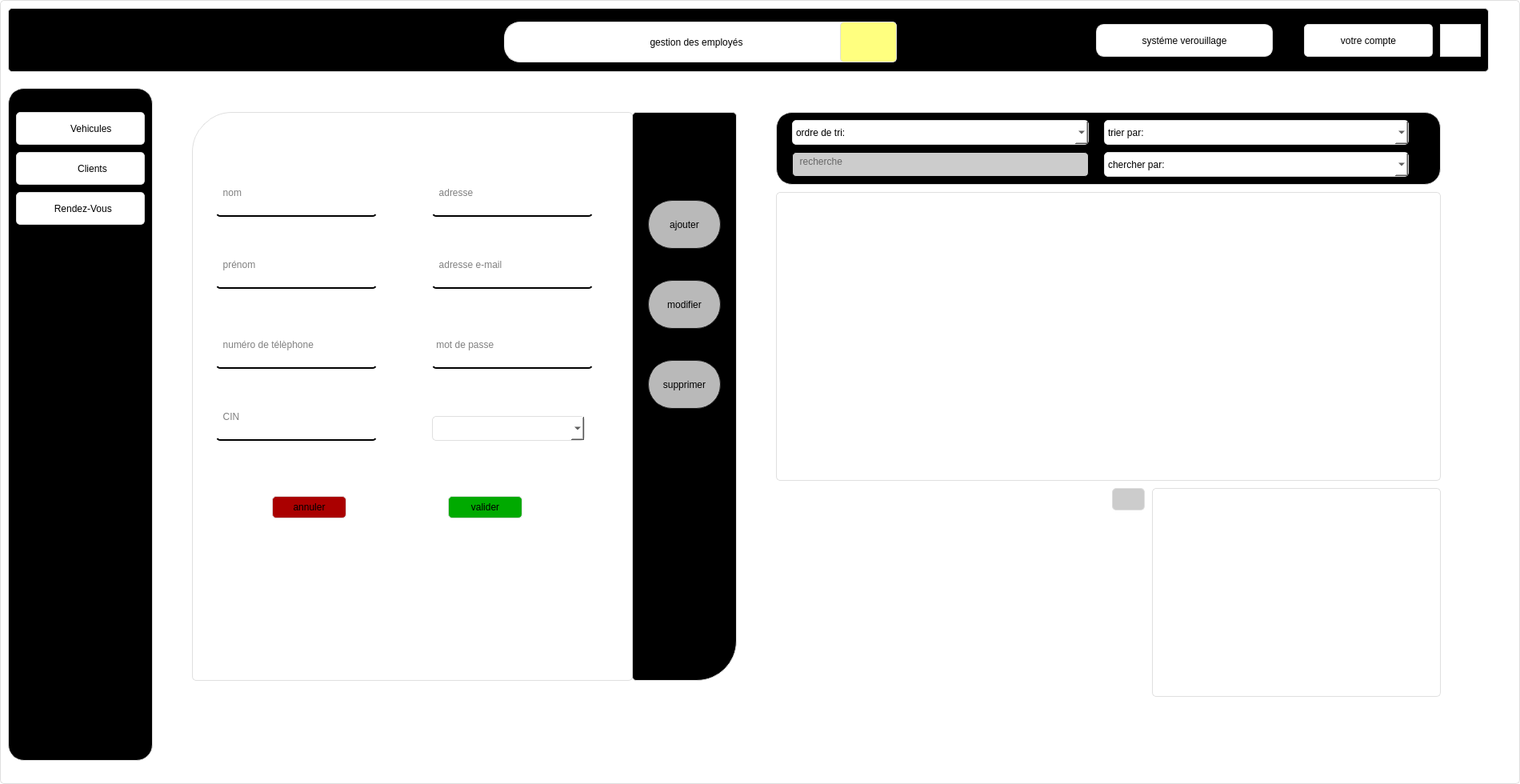
<?xml version="1.0" encoding="UTF-8"?>
<ui version="4.0">
 <class>emp</class>
 <widget class="QDialog" name="emp">
  <property name="geometry">
   <rect>
    <x>0</x>
    <y>0</y>
    <width>1900</width>
    <height>980</height>
   </rect>
  </property>
  <property name="windowTitle">
   <string>Dialog</string>
  </property>
  <property name="styleSheet">
   <string notr="true">
QWidget {	
	border:1px solid #dfdfdf;
	border-radius: 5px;
	background-color: #ffffff;
}

QPushButton{
	
	border-raduis:5px
}
#side_menu{
	border-radius: 20px;
	background-color: rgb(0,0,0);
}
#top_widget{

	background-color: rgb(0,0,0);
}
#form{
	
	
	background-color: rgb(255, 255, 255);
border-top-left-radius: 50px;
}

#widget QLineEdit{
font: 11pt &quot;MS Shell Dlg 2&quot;;
background-color:rgba(0,0,0,0);
border:none;
border-bottom:2px solid rgb(0,0,0);
padding-bottom:7px

}
#widget{
	
	/* background-color: QLinearGradient( x1: 0, y1: 0, x2: 0, y2: 1, stop: 0 #ffa02f, stop: 1 #d7801a);*/
	/*background-color: QLinearGradient( x1: 0, y1: 0, x2: 0, y2: 1, stop: 0 #4d4d4d, stop: 0.1 #646464, stop: 1 #5d5d5d);*/
    background-color:QLinearGradient( x1: 0, y1: 0, x2: 0, y2: 1, stop: 0 #4aafdb, stop: 1 #090763);
}
#options{
background-color:  rgb(0,0,0);
border-bottom-right-radius: 50px;

}
#widget #recherche_2{
	
	background-color: rgb(204, 204, 204);
	border:1px solid rgb(0,0,0);
}

#ajouter{
 color: rgb(0,0,0);
    background-color: rgb(185, 185, 185);
    border-width: 1px;
    border-color: #1e1e1e;
    border-style: solid;
    border-radius: 30px;
    padding: 3px;
    font-size: 12px;
    padding-left: 5px;
    padding-right: 5px;
}


#modifier{
 color: rgb(0,0,0);
    background-color: rgb(185, 185, 185);
    border-width: 1px;
    border-color: #1e1e1e;
    border-style: solid;
    border-radius: 30px;
    padding: 3px;
    font-size: 12px;
    padding-left: 5px;
    padding-right: 5px;
}

#supprimer{
  color: rgb(0,0,0);
    background-color: rgb(185, 185, 185);
    border-width: 1px;
    border-color: #1e1e1e;
    border-style: solid;
    border-radius: 30px;
    padding: 3px;
    font-size: 12px;
    padding-left: 5px;
    padding-right: 5px;
}

#ajouter:pressed
{
    background-color: QLinearGradient( x1: 0, y1: 0, x2: 0, y2: 1, stop: 0 #2d2d2d, stop: 0.1 #2b2b2b, stop: 0.5 #292929, stop: 0.9 #282828, stop: 1 #252525);
}

#modifier:pressed
{
    background-color: QLinearGradient( x1: 0, y1: 0, x2: 0, y2: 1, stop: 0 #2d2d2d, stop: 0.1 #2b2b2b, stop: 0.5 #292929, stop: 0.9 #282828, stop: 1 #252525);
}

#supprimer:pressed
{
    background-color: QLinearGradient( x1: 0, y1: 0, x2: 0, y2: 1, stop: 0 #2d2d2d, stop: 0.1 #2b2b2b, stop: 0.5 #292929, stop: 0.9 #282828, stop: 1 #252525);
}

#top_widget #label
{
	
	font: 75 14pt &quot;Segoe Print&quot;;
}

#pdf{
	
	background-color: #071e26;
border:0px ;
}
#stat{
	
	background-color: #071e26;
border:0px ;
}
#widget_2 QLineEdit {
		background-color: rgb(204, 204, 204);
	border:1px solid rgb(0,0,0);

}
#widget_2{
	
	border-radius: 20px;
	background-color:  rgb(0,0,0);

}
QPushButton{
	background-color: rgb(204, 204, 204);
}

</string>
  </property>
  <widget class="QWidget" name="top_widget" native="true">
   <property name="geometry">
    <rect>
     <x>10</x>
     <y>10</y>
     <width>1851</width>
     <height>80</height>
    </rect>
   </property>
   <widget class="QPushButton" name="pushButton_5">
    <property name="geometry">
     <rect>
      <x>1790</x>
      <y>20</y>
      <width>51</width>
      <height>41</height>
     </rect>
    </property>
    <property name="styleSheet">
     <string notr="true">border-radius: 160px;
background-color: rgb(255, 255, 255);</string>
    </property>
    <property name="text">
     <string/>
    </property>
    <property name="icon">
     <iconset resource="style.qrc">
      <normaloff>:/new/prefix1/icons/retour2.png</normaloff>:/new/prefix1/icons/retour2.png</iconset>
    </property>
    <property name="iconSize">
     <size>
      <width>55</width>
      <height>40</height>
     </size>
    </property>
   </widget>
   <widget class="QPushButton" name="pushButton_8">
    <property name="geometry">
     <rect>
      <x>1620</x>
      <y>20</y>
      <width>161</width>
      <height>41</height>
     </rect>
    </property>
    <property name="styleSheet">
     <string notr="true">background-color: rgb(255, 255, 255);
font: italic 14pt &quot;Monotype Corsiva&quot;;</string>
    </property>
    <property name="text">
     <string>votre compte</string>
    </property>
    <property name="icon">
     <iconset resource="style.qrc">
      <normaloff>:/new/prefix1/icons/emp.png</normaloff>:/new/prefix1/icons/emp.png</iconset>
    </property>
    <property name="iconSize">
     <size>
      <width>45</width>
      <height>45</height>
     </size>
    </property>
    <property name="checkable">
     <bool>true</bool>
    </property>
    <property name="autoExclusive">
     <bool>true</bool>
    </property>
   </widget>
   <widget class="QPushButton" name="pushButton_16">
    <property name="geometry">
     <rect>
      <x>1360</x>
      <y>20</y>
      <width>221</width>
      <height>41</height>
     </rect>
    </property>
    <property name="styleSheet">
     <string notr="true">background-color: rgb(255, 255, 255);
border-radius:10px;
font: italic 14pt &quot;Monotype Corsiva&quot;;</string>
    </property>
    <property name="text">
     <string>systéme verouillage</string>
    </property>
    <property name="icon">
     <iconset resource="style.qrc">
      <normaloff>:/new/prefix1/icons/lockdoor.png</normaloff>:/new/prefix1/icons/lockdoor.png</iconset>
    </property>
    <property name="iconSize">
     <size>
      <width>40</width>
      <height>40</height>
     </size>
    </property>
    <property name="checkable">
     <bool>true</bool>
    </property>
    <property name="autoExclusive">
     <bool>true</bool>
    </property>
   </widget>
   <widget class="QPushButton" name="pushButton">
    <property name="geometry">
     <rect>
      <x>620</x>
      <y>17</y>
      <width>481</width>
      <height>51</height>
     </rect>
    </property>
    <property name="styleSheet">
     <string notr="true">background-color: rgb(255, 255, 255);
font: 16pt &quot;MV Boli&quot;;
border-radius:20px;</string>
    </property>
    <property name="text">
     <string>gestion des employés</string>
    </property>
   </widget>
   <widget class="QPushButton" name="pushButton_2">
    <property name="geometry">
     <rect>
      <x>1040</x>
      <y>17</y>
      <width>71</width>
      <height>51</height>
     </rect>
    </property>
    <property name="styleSheet">
     <string notr="true">background-color: rgb(255, 255, 127);</string>
    </property>
    <property name="text">
     <string/>
    </property>
    <property name="icon">
     <iconset resource="style.qrc">
      <normaloff>:/new/prefix1/icons/emp.png</normaloff>:/new/prefix1/icons/emp.png</iconset>
    </property>
    <property name="iconSize">
     <size>
      <width>50</width>
      <height>50</height>
     </size>
    </property>
   </widget>
  </widget>
  <widget class="QWidget" name="widget" native="true">
   <property name="geometry">
    <rect>
     <x>210</x>
     <y>110</y>
     <width>1651</width>
     <height>831</height>
    </rect>
   </property>
   <widget class="QTableView" name="tableView">
    <property name="geometry">
     <rect>
      <x>760</x>
      <y>130</y>
      <width>831</width>
      <height>361</height>
     </rect>
    </property>
    <property name="styleSheet">
     <string notr="true">border-raduis:5px;</string>
    </property>
   </widget>
   <widget class="QLabel" name="form">
    <property name="geometry">
     <rect>
      <x>30</x>
      <y>30</y>
      <width>551</width>
      <height>711</height>
     </rect>
    </property>
    <property name="styleSheet">
     <string notr="true"/>
    </property>
    <property name="text">
     <string/>
    </property>
   </widget>
   <widget class="QLabel" name="options">
    <property name="geometry">
     <rect>
      <x>580</x>
      <y>30</y>
      <width>131</width>
      <height>711</height>
     </rect>
    </property>
    <property name="text">
     <string/>
    </property>
   </widget>
   <widget class="QPushButton" name="supprimer">
    <property name="geometry">
     <rect>
      <x>600</x>
      <y>340</y>
      <width>91</width>
      <height>61</height>
     </rect>
    </property>
    <property name="text">
     <string>supprimer</string>
    </property>
   </widget>
   <widget class="QPushButton" name="modifier">
    <property name="geometry">
     <rect>
      <x>600</x>
      <y>240</y>
      <width>91</width>
      <height>61</height>
     </rect>
    </property>
    <property name="text">
     <string>modifier</string>
    </property>
   </widget>
   <widget class="QLineEdit" name="lineEdit_nom">
    <property name="geometry">
     <rect>
      <x>60</x>
      <y>110</y>
      <width>201</width>
      <height>51</height>
     </rect>
    </property>
    <property name="text">
     <string/>
    </property>
    <property name="placeholderText">
     <string>  nom</string>
    </property>
   </widget>
   <widget class="QPushButton" name="ajouter">
    <property name="geometry">
     <rect>
      <x>600</x>
      <y>140</y>
      <width>91</width>
      <height>61</height>
     </rect>
    </property>
    <property name="text">
     <string>ajouter</string>
    </property>
   </widget>
   <widget class="QLineEdit" name="lineEdit_pre">
    <property name="geometry">
     <rect>
      <x>60</x>
      <y>200</y>
      <width>201</width>
      <height>51</height>
     </rect>
    </property>
    <property name="text">
     <string/>
    </property>
    <property name="placeholderText">
     <string>  prénom</string>
    </property>
   </widget>
   <widget class="QLineEdit" name="lineEdit_num">
    <property name="geometry">
     <rect>
      <x>60</x>
      <y>300</y>
      <width>201</width>
      <height>51</height>
     </rect>
    </property>
    <property name="text">
     <string/>
    </property>
    <property name="placeholderText">
     <string>  numéro de télèphone</string>
    </property>
   </widget>
   <widget class="QLineEdit" name="lineEdit_cin">
    <property name="geometry">
     <rect>
      <x>60</x>
      <y>390</y>
      <width>201</width>
      <height>51</height>
     </rect>
    </property>
    <property name="text">
     <string/>
    </property>
    <property name="placeholderText">
     <string>  CIN</string>
    </property>
   </widget>
   <widget class="QLineEdit" name="lineEdit_mail">
    <property name="geometry">
     <rect>
      <x>330</x>
      <y>200</y>
      <width>201</width>
      <height>51</height>
     </rect>
    </property>
    <property name="text">
     <string/>
    </property>
    <property name="placeholderText">
     <string>  adresse e-mail</string>
    </property>
   </widget>
   <widget class="QLineEdit" name="lineEdit_add">
    <property name="geometry">
     <rect>
      <x>330</x>
      <y>110</y>
      <width>201</width>
      <height>51</height>
     </rect>
    </property>
    <property name="text">
     <string/>
    </property>
    <property name="placeholderText">
     <string>  adresse</string>
    </property>
   </widget>
   <widget class="QLineEdit" name="lineEdit_mdp">
    <property name="geometry">
     <rect>
      <x>330</x>
      <y>300</y>
      <width>201</width>
      <height>51</height>
     </rect>
    </property>
    <property name="text">
     <string/>
    </property>
    <property name="placeholderText">
     <string> mot de passe</string>
    </property>
   </widget>
   <widget class="QWidget" name="widget_2" native="true">
    <property name="geometry">
     <rect>
      <x>760</x>
      <y>30</y>
      <width>831</width>
      <height>91</height>
     </rect>
    </property>
    <widget class="QComboBox" name="comboBox_search_by">
     <property name="geometry">
      <rect>
       <x>410</x>
       <y>50</y>
       <width>381</width>
       <height>31</height>
      </rect>
     </property>
     <property name="styleSheet">
      <string notr="true">font: 12pt &quot;MV Boli&quot;;</string>
     </property>
     <item>
      <property name="text">
       <string>chercher par:</string>
      </property>
     </item>
     <item>
      <property name="text">
       <string>nom</string>
      </property>
     </item>
     <item>
      <property name="text">
       <string>prenom</string>
      </property>
     </item>
    </widget>
    <widget class="QComboBox" name="comboBox_order_sort">
     <property name="geometry">
      <rect>
       <x>20</x>
       <y>10</y>
       <width>371</width>
       <height>31</height>
      </rect>
     </property>
     <property name="styleSheet">
      <string notr="true">font: 12pt &quot;MV Boli&quot;;</string>
     </property>
     <item>
      <property name="text">
       <string>ordre de tri:</string>
      </property>
     </item>
     <item>
      <property name="text">
       <string>croissant</string>
      </property>
     </item>
     <item>
      <property name="text">
       <string>décroissant</string>
      </property>
     </item>
    </widget>
    <widget class="QLineEdit" name="recherche_2">
     <property name="geometry">
      <rect>
       <x>20</x>
       <y>50</y>
       <width>371</width>
       <height>31</height>
      </rect>
     </property>
     <property name="placeholderText">
      <string>  recherche</string>
     </property>
    </widget>
    <widget class="QComboBox" name="comboBox_sort_by">
     <property name="geometry">
      <rect>
       <x>410</x>
       <y>10</y>
       <width>381</width>
       <height>31</height>
      </rect>
     </property>
     <property name="styleSheet">
      <string notr="true">font: 12pt &quot;MV Boli&quot;;</string>
     </property>
     <item>
      <property name="text">
       <string>trier par:</string>
      </property>
     </item>
     <item>
      <property name="text">
       <string>nom</string>
      </property>
     </item>
     <item>
      <property name="text">
       <string>prenom</string>
      </property>
     </item>
    </widget>
   </widget>
   <widget class="QLabel" name="label_2">
    <property name="geometry">
     <rect>
      <x>-5</x>
      <y>-5</y>
      <width>1661</width>
      <height>841</height>
     </rect>
    </property>
    <property name="text">
     <string/>
    </property>
    <property name="pixmap">
     <pixmap resource="style.qrc">:/new/prefix1/icons/blue2.png</pixmap>
    </property>
   </widget>
   <widget class="QPushButton" name="valider">
    <property name="geometry">
     <rect>
      <x>350</x>
      <y>510</y>
      <width>93</width>
      <height>28</height>
     </rect>
    </property>
    <property name="styleSheet">
     <string notr="true">background-color: rgb(0, 170, 0);</string>
    </property>
    <property name="text">
     <string>valider</string>
    </property>
   </widget>
   <widget class="QPushButton" name="annuler">
    <property name="geometry">
     <rect>
      <x>130</x>
      <y>510</y>
      <width>93</width>
      <height>28</height>
     </rect>
    </property>
    <property name="styleSheet">
     <string notr="true">background-color: rgb(170, 0, 0);</string>
    </property>
    <property name="text">
     <string>annuler</string>
    </property>
   </widget>
   <widget class="QComboBox" name="lineEdit_fct">
    <property name="geometry">
     <rect>
      <x>330</x>
      <y>410</y>
      <width>191</width>
      <height>31</height>
     </rect>
    </property>
    <item>
     <property name="text">
      <string/>
     </property>
    </item>
    <item>
     <property name="text">
      <string>Inspecteur</string>
     </property>
    </item>
    <item>
     <property name="text">
      <string>Technicien</string>
     </property>
    </item>
    <item>
     <property name="text">
      <string>Receptionniste</string>
     </property>
    </item>
    <item>
     <property name="text">
      <string>PersonnelAdmin</string>
     </property>
    </item>
   </widget>
   <widget class="QChartView" name="widget_3" native="true">
    <property name="geometry">
     <rect>
      <x>1230</x>
      <y>500</y>
      <width>361</width>
      <height>261</height>
     </rect>
    </property>
    <property name="styleSheet">
     <string notr="true">

#refresh:pressed
{
    background-color: QLinearGradient( x1: 0, y1: 0, x2: 0, y2: 1, stop: 0 #2d2d2d, stop: 0.1 #2b2b2b, stop: 0.5 #292929, stop: 0.9 #282828, stop: 1 #252525);
}</string>
    </property>
   </widget>
   <widget class="QPushButton" name="refresh">
    <property name="geometry">
     <rect>
      <x>1180</x>
      <y>500</y>
      <width>41</width>
      <height>28</height>
     </rect>
    </property>
    <property name="text">
     <string/>
    </property>
    <property name="icon">
     <iconset resource="style.qrc">
      <normaloff>:/new/prefix1/icons/refresh.png</normaloff>:/new/prefix1/icons/refresh.png</iconset>
    </property>
    <property name="iconSize">
     <size>
      <width>30</width>
      <height>30</height>
     </size>
    </property>
   </widget>
   <zorder>label_2</zorder>
   <zorder>tableView</zorder>
   <zorder>form</zorder>
   <zorder>options</zorder>
   <zorder>supprimer</zorder>
   <zorder>modifier</zorder>
   <zorder>lineEdit_nom</zorder>
   <zorder>ajouter</zorder>
   <zorder>lineEdit_pre</zorder>
   <zorder>lineEdit_num</zorder>
   <zorder>lineEdit_cin</zorder>
   <zorder>lineEdit_mail</zorder>
   <zorder>lineEdit_add</zorder>
   <zorder>lineEdit_mdp</zorder>
   <zorder>widget_2</zorder>
   <zorder>valider</zorder>
   <zorder>annuler</zorder>
   <zorder>lineEdit_fct</zorder>
   <zorder>widget_3</zorder>
   <zorder>refresh</zorder>
  </widget>
  <widget class="QWidget" name="side_menu" native="true">
   <property name="geometry">
    <rect>
     <x>10</x>
     <y>110</y>
     <width>181</width>
     <height>841</height>
    </rect>
   </property>
   <widget class="QPushButton" name="pushButton_9">
    <property name="geometry">
     <rect>
      <x>10</x>
      <y>80</y>
      <width>161</width>
      <height>41</height>
     </rect>
    </property>
    <property name="styleSheet">
     <string notr="true">background-color: rgb(255, 255, 255);</string>
    </property>
    <property name="text">
     <string>         Clients</string>
    </property>
    <property name="icon">
     <iconset resource="style.qrc">
      <normaloff>:/new/prefix1/icons/cli.png</normaloff>:/new/prefix1/icons/cli.png</iconset>
    </property>
    <property name="iconSize">
     <size>
      <width>50</width>
      <height>50</height>
     </size>
    </property>
   </widget>
   <widget class="QPushButton" name="pushButton_10">
    <property name="geometry">
     <rect>
      <x>10</x>
      <y>30</y>
      <width>161</width>
      <height>41</height>
     </rect>
    </property>
    <property name="styleSheet">
     <string notr="true">background-color: rgb(255, 255, 255);</string>
    </property>
    <property name="text">
     <string>        Vehicules</string>
    </property>
    <property name="icon">
     <iconset resource="style.qrc">
      <normaloff>:/new/prefix1/icons/vehi.png</normaloff>:/new/prefix1/icons/vehi.png</iconset>
    </property>
    <property name="iconSize">
     <size>
      <width>45</width>
      <height>45</height>
     </size>
    </property>
    <property name="checkable">
     <bool>true</bool>
    </property>
    <property name="autoExclusive">
     <bool>true</bool>
    </property>
   </widget>
   <widget class="QPushButton" name="pushButton_15">
    <property name="geometry">
     <rect>
      <x>10</x>
      <y>130</y>
      <width>161</width>
      <height>41</height>
     </rect>
    </property>
    <property name="styleSheet">
     <string notr="true">background-color: rgb(255, 255, 255);</string>
    </property>
    <property name="text">
     <string>  Rendez-Vous</string>
    </property>
    <property name="icon">
     <iconset resource="style.qrc">
      <normaloff>:/new/prefix1/icons/rend.png</normaloff>:/new/prefix1/icons/rend.png</iconset>
    </property>
    <property name="iconSize">
     <size>
      <width>50</width>
      <height>50</height>
     </size>
    </property>
    <property name="checkable">
     <bool>true</bool>
    </property>
    <property name="autoExclusive">
     <bool>true</bool>
    </property>
   </widget>
  </widget>
 </widget>
 <customwidgets>
  <customwidget>
   <class>QChartView</class>
   <extends>QWidget</extends>
   <header location="global">QtCharts</header>
   <container>1</container>
  </customwidget>
 </customwidgets>
 <resources>
  <include location="style.qrc"/>
 </resources>
 <connections/>
</ui>
